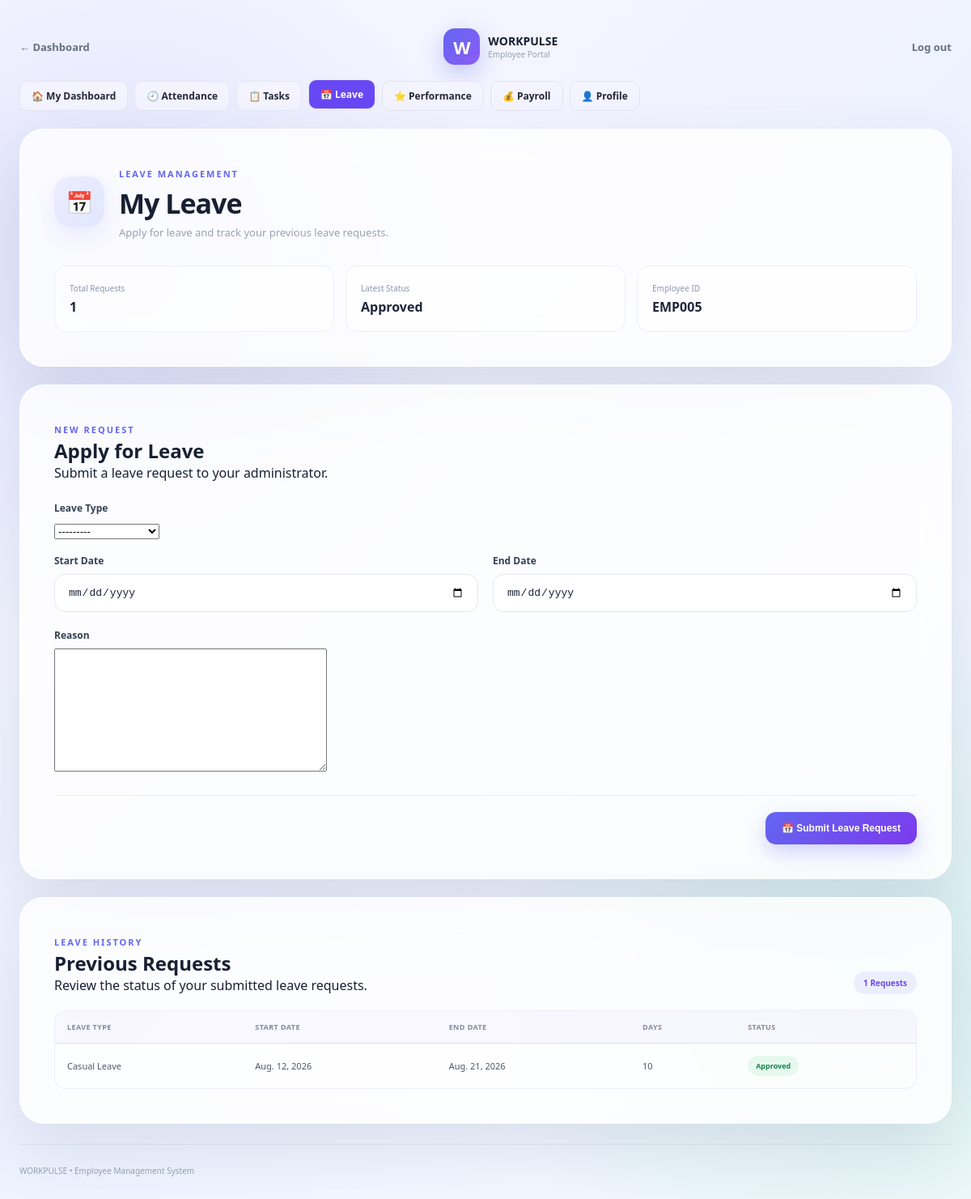
Page /employee/leave/ (signed in) on the committed database.
### core/models.py (models this page shows, shortened)
class Leave(models.Model):
    LEAVE_TYPE_CHOICES = [
        ('casual', 'Casual Leave'),
        ('sick', 'Sick Leave'),
        ('annual', 'Annual Leave'),
        ('emergency', 'Emergency Leave'),
        ('unpaid', 'Unpaid Leave'),
    ]
    STATUS_CHOICES = [
        ('pending', 'Pending'),
        ('approved', 'Approved'),
        ('rejected', 'Rejected'),
    ]
    employee = models.ForeignKey(
        Employee,
        on_delete=models.CASCADE,
        related_name='leaves'
    )
    leave_type = models.CharField(
        max_length=20,
        choices=LEAVE_TYPE_CHOICES
    )
    start_date = models.DateField()
    end_date = models.DateField()
    days = models.PositiveIntegerField(
        default=1
    )
    reason = models.TextField(
        blank=True
    )
    status = models.CharField(
        max_length=20,
        choices=STATUS_CHOICES,
        default='pending'
    )
    applied_at = models.DateTimeField(
        auto_now_add=True
    )
    class Meta:
        ordering = ['-applied_at']

class Employee(models.Model):
    user = models.OneToOneField(
        User,
        on_delete=models.SET_NULL,
        null=True,
        blank=True,
        related_name='employee_profile'
    )
    employee_id = models.CharField(
        max_length=20,
        unique=True
    )
    full_name = models.CharField(
        max_length=100
    )
    email = models.EmailField(
        unique=True
    )
    phone = models.CharField(
        max_length=20
    )
    department = models.CharField(
        max_length=100
    )
    designation = models.CharField(
        max_length=100
    )
    joining_date = models.DateField()
    monthly_salary = models.DecimalField(
        max_digits=12,
        decimal_places=2,
        default=0
    )
    is_active = models.BooleanField(
        default=True
    )

### core/views.py (the view, shortened to what this page needs)
@employee_required
def employee_leave(request):
    employee = request.user.employee_profile
    form = LeaveForm(request.POST or None)
    form.fields['employee'].queryset = Employee.objects.filter(pk=employee.pk)
    return render(request, 'core/employee_leave.html', {'employee': employee, 'form': form, 'leaves': employee.leaves.all()})

### core/forms.py (shortened to what this page needs)
class LeaveForm(forms.ModelForm):
    class Meta:
        model = Leave
        fields = (
            'employee',
            'leave_type',
            'start_date',
            'end_date',
            'reason',
            'status',
        )
        widgets = {
            'start_date': forms.DateInput(
                attrs={
                    'type': 'date'
                }
            ),
            'end_date': forms.DateInput(
                attrs={
                    'type': 'date'
                }
            ),
        }

### core/context_processors.py (called while the page is built)
def workpulse_notifications(request):
    if not request.user.is_authenticated:
        return {}
    notifications = Notification.objects.filter(recipient=request.user)
    return {
        'unread_notifications': notifications.filter(read_at__isnull=True)[:5],
        'unread_notification_count': notifications.filter(read_at__isnull=True).count(),
    }

### core/views.py (called while the page is built)
def employee_required(view):
    return never_cache(user_passes_test(
        lambda user: user.is_authenticated and hasattr(user, 'employee_profile'),
        login_url='employee_login',
    )(view))

### core/templates/core/employee_leave.html (shortened to what this page needs)
{% load static %}
<!doctype html>
<html lang="en">
<head>
    <link
        rel="stylesheet"
        href="{% static 'core/css/style.css' %}"
    >
</head>
<body class="form-page leave-page">
<main class="form-wrapper">
    <div class="form-top">
        <a
            href="{% url 'employee_dashboard' %}"
            class="back-link"
        >
            &larr; Dashboard
        </a>
        <div class="form-brand">
            <div class="brand-icon">
                W
            </div>
            <div>
                <strong>
                    WORKPULSE
                </strong>
                <span>
                    Employee Portal
                </span>
            </div>
        </div>
        <a
            href="{% url 'logout' %}"
            class="back-link"
        >
            Log out
        </a>
    </div>
    <nav class="main-navigation">
        <a href="{% url 'employee_dashboard' %}">
            🏠 My Dashboard
        </a>
        <a href="{% url 'employee_attendance' %}">
            🕘 Attendance
        </a>
        <a href="{% url 'employee_tasks' %}">
            📋 Tasks
        </a>
        <a
            class="active"
            href="{% url 'employee_leave' %}"
        >
            📅 Leave
        </a>
        <a href="{% url 'employee_performance' %}">
            ⭐ Performance
        </a>
        <a href="{% url 'employee_payroll' %}">
            💰 Payroll
        </a>
        <a href="{% url 'employee_profile' %}">
            👤 Profile
        </a>
    </nav>
    <section class="form-card">
        <div class="form-heading">
            <div class="form-icon">
                📅
            </div>
            <div>
                <span class="section-label">
                    LEAVE MANAGEMENT
                </span>
                <h1>
                    My Leave
                </h1>
                <p>
                    Apply for leave and track your previous
                    leave requests.
                </p>
            </div>
        </div>
        <div class="leave-summary">
            <div class="leave-summary-card">
                <span class="leave-summary-label">
                    Total Requests
                </span>
                <span class="leave-summary-value">
                    {{ leaves|length }}
                </span>
            </div>
            <div class="leave-summary-card">
                <span class="leave-summary-label">
                    Latest Status
                </span>
                <span class="leave-summary-value">
                    {% if leaves %}
                        {{ leaves.0.get_status_display }}
                    {% else %}
                        —
                    {% endif %}
                </span>
            </div>
            <div class="leave-summary-card">
                <span class="leave-summary-label">
                    Employee ID
                </span>
                <span class="leave-summary-value">
                    {{ employee.employee_id }}
                </span>
            </div>
        </div>
    </section>
    <section class="form-card">
        <span class="section-label">
            NEW REQUEST
        </span>
        <h2>
            Apply for Leave
        </h2>
        <p>
            Submit a leave request to your administrator.
        </p>
        <form
            method="post"
            class="leave-form"
        >
            <div class="input-group">
                <label>
                    Leave Type
                </label>
                {{ form.leave_type }}
            </div>
            <div class="form-row">
                <div class="input-group">
                    <label>
                        Start Date
                    </label>
                    {{ form.start_date }}
                </div>
                <div class="input-group">
                    <label>
                        End Date
                    </label>
                    {{ form.end_date }}
                </div>
            </div>
            <div class="input-group">
                <label>
                    Reason
                </label>
                {{ form.reason }}
            </div>
            <div class="leave-submit-area">
                <button
                    type="submit"
                    class="save-btn"
                >
                    📅 Submit Leave Request
                </button>
            </div>
        </form>
    </section>
    <section class="form-card">
        <div class="leave-history-header">
            <div>
                <span class="section-label">
                    LEAVE HISTORY
                </span>
                <h2>
                    Previous Requests
                </h2>
                <p>
                    Review the status of your submitted
                    leave requests.
                </p>
            </div>
            <span class="leave-count">
                {{ leaves|length }} Requests
            </span>
        </div>
        <div class="leave-table-wrapper">
            <table class="leave-table">
                <thead>
                    <tr>
                        <th>
                            Leave Type
                        </th>
                        <th>
                            Start Date
                        </th>
                        <th>
                            End Date
                        </th>
                        <th>
                            Days
                        </th>
                        <th>
                            Status
                        </th>
                    </tr>
                </thead>
                <tbody>
                    {% for item in leaves %}
                    <tr>
                        <td>
                            {{ item.get_leave_type_display }}
                        </td>
                        <td>
                            {{ item.start_date }}
                        </td>
                        <td>
                            {{ item.end_date }}
                        </td>
                        <td>
                            {{ item.days }}
                        </td>
                        <td>
                            {% if item.status == 'pending' %}
                                <span class="leave-status pending">
                                    Pending
                                </span>
                            {% elif item.status == 'approved' %}
                                <span class="leave-status approved">
                                    Approved
                                </span>
                            {% elif item.status == 'rejected' %}
                                <span class="leave-status rejected">
                                    Rejected
                                </span>
                            {% else %}
                                <span class="leave-status">
                                    {{ item.get_status_display }}
                                </span>
                            {% endif %}
                        </td>
                    </tr>
                    {% endfor %}
                </tbody>
            </table>
        </div>
    </section>
    <footer class="form-footer">
        WORKPULSE • Employee Management System
    </footer>
</main>
</body>
</html>

### core/static/core/css/style.css (style rules this page uses)
* { margin: 0; padding: 0; box-sizing: border-box; }
html { scroll-behavior: smooth; }
body { font-family: "Segoe UI", Arial, sans-serif; min-height: 100vh; color: #172033; overflow-x: hidden; background: radial-gradient(circle at 10% 20%, rgba(99,102,241,.14), transparent 30%), radial-gradient(circle at 90% 80%, rgba(16,185,129,.12), transparent 30%), linear-gradient(135deg, #f8f9ff, #eef2ff 50%, #f5fbff); }
.brand-icon { width: 45px; height: 45px; display: grid; place-items: center; color: white; font-weight: 800; font-size: 22px; border-radius: 14px; background: linear-gradient( 135deg, #6366f1, #8b5cf6 ); box-shadow: 0 10px 30px rgba(99,102,241,.35); }
.eyebrow, .section-label { color: #6366f1; font-size: 11px; font-weight: 800; letter-spacing: 2px; }
footer { display: flex; justify-content: space-between; margin-top: 60px; padding-top: 25px; border-top: 1px solid rgba(0,0,0,.06); color: #98a2b3; font-size: 11px; }
.form-page { min-height: 100vh; display: flex; align-items: center; justify-content: center; }
.form-wrapper { width: min(1500px, calc(100% - 48px)); padding: 35px 0 50px; animation: formEnter .7s ease; }
.form-top { display: flex; justify-content: space-between; align-items: center; margin-bottom: 20px; }
.back-link { text-decoration: none; color: #667085; font-size: 13px; font-weight: 600; transition: .25s; }
.form-brand { display: flex; align-items: center; gap: 10px; }
.form-brand strong { display: block; font-size: 14px; }
.form-brand span { display: block; color: #98a2b3; font-size: 10px; }
.form-card { padding: 42px; border-radius: 30px; background: rgba(255,255,255,.82); border: 1px solid rgba(255,255,255,.95); backdrop-filter: blur(25px); box-shadow: 0 30px 80px rgba(50,60,100,.12); }
.form-heading { display: flex; align-items: center; gap: 18px; margin-bottom: 32px; }
.form-icon { width: 62px; height: 62px; display: grid; place-items: center; border-radius: 20px; font-size: 27px; background: linear-gradient( 135deg, #eeecff, #e0e7ff ); box-shadow: 0 10px 30px rgba(99,102,241,.12); }
.form-heading h1 { margin-top: 4px; font-size: 34px; letter-spacing: -1px; }
.form-heading p { color: #98a2b3; font-size: 13px; margin-top: 4px; }
.input-group { margin-bottom: 20px; }
.input-group label { display: block; margin-bottom: 8px; color: #344054; font-size: 12px; font-weight: 700; }
.input-group input { width: 100%; padding: 14px 16px; border: 1px solid #e4e7ec; border-radius: 13px; outline: none; color: #172033; font-size: 13px; background: rgba(255,255,255,.75); transition: border .25s, box-shadow .25s, transform .25s; }
.input-group input::placeholder { color: #b0b7c3; }
.form-row { display: grid; grid-template-columns: 1fr 1fr; gap: 18px; }
.cancel-btn, .save-btn { padding: 13px 20px; border-radius: 13px; font-size: 12px; font-weight: 700; text-decoration: none; cursor: pointer; transition: .25s; }
.save-btn { border: 0; color: white; background: linear-gradient( 135deg, #6366f1, #7c3aed ); box-shadow: 0 10px 25px rgba(99,102,241,.28); }
.form-footer { text-align: center; margin-top: 25px; color: #98a2b3; font-size: 10px; }
.main-navigation { display: flex; flex-wrap: wrap; gap: 8px; margin-bottom: 22px; }
.main-navigation a { padding: 9px 14px; border: 1px solid #e4e5f1; border-radius: 10px; background: #f3f4ff; color: #25283a; font-size: 12px; font-weight: 600; text-decoration: none; transition: transform .2s ease, background .2s ease, color .2s ease; }
.main-navigation a:hover, .main-navigation a.active { background: #6848f5; color: white; transform: translateY(-2px); }

### rows in the picture
Leave: status "Approved", leave_type "Casual Leave", start_date "Aug. 12, 2026", end_date "Aug. 21, 2026", days "10"
Employee: employee_id "EMP005"

### other values in the picture
{{ leaves|length }} "1"
